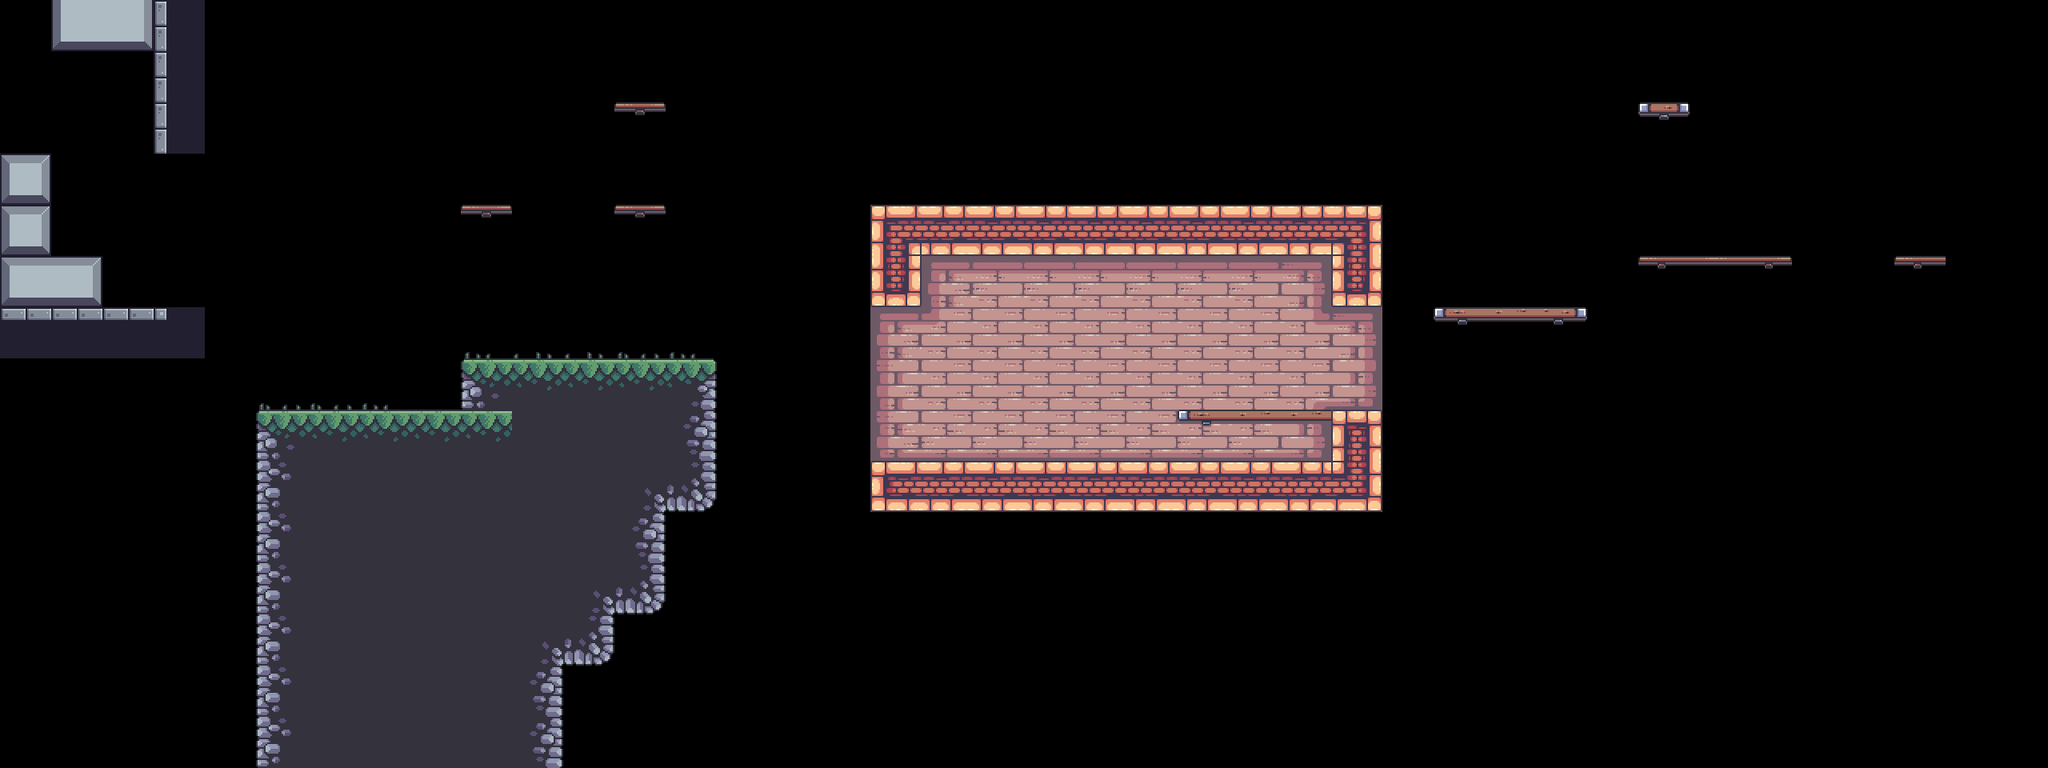

This game map was drawn from its Tiled (.tmx) file and the tilesets committed beside it. A one-line description and the trimmed map source follow:
An orthogonal 40x15 tile map with 64x64 px tiles, 4 tile layers (BG, Terrain, Platforms, FG), 8 tilesets and 46 objects (9x static, 3x palm_small, 3x saw, 2x candle, 2x window, ...).

<map version="1.10" tiledversion="1.10.1" orientation="orthogonal" renderorder="right-down" width="40" height="15" tilewidth="64" tileheight="64" infinite="0" nextlayerid="14" nextobjectid="76">
 <tileset firstgid="1" source="../tilesets/outside.tsx" />
 <tileset firstgid="49" source="../tilesets/items.tsx" />
 <tileset firstgid="54" source="../tilesets/inside.tsx" />
 <tileset firstgid="150" source="../tilesets/extra.tsx" />
 <tileset firstgid="216" source="../tilesets/objects.tsx" />
 <tileset firstgid="244" source="../tilesets/platforms.tsx" />
 <tileset firstgid="252" source="../tilesets/enemies.tsx" />
 <tileset firstgid="253" source="../tilesets/grass.tsx" />
 <layer id="9" name="BG" width="40" height="15">
  <data>[600 cells, 37 non-empty, 11 distinct tile ids]</data>
 </layer>
 <objectgroup id="12" name="BG details" class="window">
  <object id="49" name="candle" gid="231" x="1152.5" y="503" width="64" height="64" />
  <object id="50" name="candle" gid="231" x="1411" y="504.5" width="64" height="64" />
  <object id="51" name="window" gid="232" x="1560.5" y="424.5" width="64" height="64" />
  <object id="52" name="window" gid="232" x="1208.5" y="438.5" width="64" height="64" />
  <object id="53" name="big_chain" gid="233" x="1304.67" y="435" width="64" height="116" />
  <object id="54" name="small_chain" gid="234" x="1434.67" y="382.333" width="64" height="62" />
  <object id="55" name="static" gid="235" x="1381" y="574" width="14" height="34" />
  <object id="56" name="static" gid="236" x="1582.67" y="575" width="30" height="14" />
  <object id="57" name="static" gid="237" x="1309.67" y="575" width="14" height="28" />
  <object id="58" name="static" gid="238" x="1246.67" y="574.667" width="24" height="14" />
  <object id="59" name="static" gid="239" x="1452.67" y="573.333" width="42" height="44" />
  <object id="60" name="static" gid="240" x="1591" y="572.333" width="42" height="44" />
  <object id="61" name="static" gid="241" x="1498" y="502" width="52" height="178" />
  <object id="62" name="static" gid="242" x="1268.67" y="501.333" width="52" height="178" />
  <object id="63" name="static" gid="243" x="1094" y="575" width="82" height="98" />
 </objectgroup>
 <layer id="1" name="Terrain" width="40" height="15">
  <data>[600 cells, 94 non-empty, 23 distinct tile ids]</data>
 </layer>
 <layer id="5" name="Platforms" width="40" height="15">
  <data>[600 cells, 14 non-empty, 8 distinct tile ids]</data>
 </layer>
 <layer id="10" name="FG" width="40" height="15">
  <data>[600 cells, 8 non-empty, 3 distinct tile ids]</data>
 </layer>
 <objectgroup id="4" name="Objects">
  <object id="4" name="flag" gid="219" x="1664" y="256" width="68" height="186" />
  <object id="6" name="crate" gid="218" x="494.5" y="513.25" width="50" height="36" />
  <object id="7" name="crate" gid="218" x="525.5" y="477.25" width="50" height="36" />
  <object id="9" name="barrel" gid="216" x="530.5" y="513" width="46" height="50" />
  <object id="11" name="palm_large" gid="220" x="306.333" y="546" width="78" height="136" />
  <object id="12" name="palm_small" gid="222" x="1095.33" y="277.33" width="80" height="103" />
  <object id="13" name="palm_small" gid="222" x="1245.33" y="261.33" width="80" height="103" />
  <object id="14" name="palm_small" gid="222" x="1202" y="287.33" width="80" height="103" />
  <object id="15" name="player" gid="223" x="683.62" y="425.485" width="74" height="56" />
  <object id="27" name="palm_bg" gid="217" x="768" y="448" width="128" height="128" />
  <object id="43" name="palm_bg_left" gid="228" x="245" y="562" width="104" height="106" />
  <object id="44" name="palm_bg_right" gid="229" x="866" y="496" width="104" height="106" />
  <object id="65" name="saw" x="64" y="576" width="64" height="64">
   <properties>
    <property name="speed" type="int" value="0" />
   </properties>
  </object>
  <object id="69" name="floor_spike" gid="226" x="64" y="320" width="64" height="64">
   <properties>
    <property name="inverted" type="bool" value="false" />
   </properties>
  </object>
  <object id="71" name="floor_spike" gid="1073742050" x="64" y="128" width="64" height="64">
   <properties>
    <property name="inverted" type="bool" value="true" />
   </properties>
  </object>
 </objectgroup>
 <objectgroup id="13" name="Moving Objects">
  <object id="66" name="boat" x="1790.67" y="619.333" width="768" height="38">
   <properties>
    <property name="flip" type="bool" value="true" />
    <property name="platform" type="bool" value="true" />
    <property name="speed" type="int" value="60" />
   </properties>
  </object>
  <object id="67" name="saw" x="0" y="512" width="300" height="10">
   <properties>
    <property name="flip" type="bool" value="false" />
    <property name="platform" type="bool" value="false" />
    <property name="speed" type="int" value="60" />
   </properties>
  </object>
  <object id="68" name="saw" x="182" y="536" width="10" height="320">
   <properties>
    <property name="flip" type="bool" value="false" />
    <property name="platform" type="bool" value="false" />
    <property name="speed" type="int" value="100" />
   </properties>
  </object>
  <object id="73" name="spike" gid="227" x="384" y="256" width="54" height="54">
   <properties>
    <property name="end_angle" type="int" value="-1" />
    <property name="platform" type="bool" value="false" />
    <property name="radius" type="int" value="100" />
    <property name="speed" type="int" value="50" />
    <property name="start_angle" type="int" value="0" />
   </properties>
  </object>
  <object id="74" name="helicopter" x="320" y="0" width="10" height="320">
   <properties>
    <property name="flip" type="bool" value="false" />
    <property name="platform" type="bool" value="true" />
    <property name="speed" type="int" value="100" />
   </properties>
  </object>
  <object id="75" name="helicopter" x="384" y="128" width="300" height="10">
   <properties>
    <property name="flip" type="bool" value="false" />
    <property name="platform" type="bool" value="true" />
    <property name="speed" type="int" value="60" />
   </properties>
  </object>
 </objectgroup>
 <objectgroup id="7" name="Items">
  <object id="22" name="diamond" gid="49" x="512" y="384" width="64" height="64" />
  <object id="23" name="gold" gid="50" x="576" y="384" width="64" height="64" />
  <object id="24" name="potion" gid="51" x="512" y="320" width="64" height="64" />
  <object id="25" name="silver" gid="52" x="704" y="256" width="64" height="64" />
  <object id="26" name="skull" gid="53" x="576" y="256" width="64" height="64" />
 </objectgroup>
 <objectgroup id="6" name="Enemies">
  <object id="36" name="shell" gid="224" x="192" y="384" width="76" height="46">
   <properties>
    <property name="reverse" type="bool" value="true" />
   </properties>
  </object>
  <object id="38" name="tooth" gid="225" x="1408" y="256" width="48" height="46" />
  <object id="39" name="shell" gid="224" x="576" y="448" width="76" height="46">
   <properties>
    <property name="reverse" type="bool" value="false" />
   </properties>
  </object>
 </objectgroup>
 <objectgroup id="2" name="Water">
  <object id="2" name="water" x="0" y="640" width="2560" height="320" />
 </objectgroup>
 <objectgroup id="8" name="Data">
  <object id="28" name="Data" x="0" y="0" width="64" height="64">
   <properties>
    <property name="bg" value="Green" />
    <property name="bottom_limit" type="int" value="200" />
    <property name="death_border_bottom" type="int" value="0" />
    <property name="horizon_line" type="int" value="600" />
    <property name="level_unlock" type="int" value="5" />
    <property name="top_limit" type="int" value="0" />
   </properties>
  </object>
 </objectgroup>
</map>
